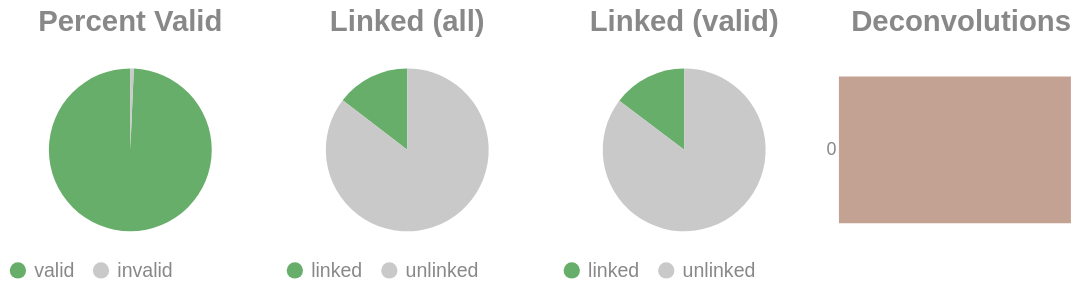

Notebook code cell kept with this figure:
### Code cell
if SKIPLR:
    pass
else:
    clash = Counter()
    for i in valids['molecule'].to_list():
        _mol = i.split("-")
        if len(_mol) == 1:
            clash.update('0')
        else:
            clash.update(_mol[-1])

    _d = {"deconvolutions": [], 'count': []}
    for k,v in clash.items():
        _d['deconvolutions'].append(k)
        _d['count'].append(v)

    tot_valid = valids['reads'].sum()
    mask = valids['reads'] >= 2
    n_linked_reads = valids.filter(mask)['reads'].sum()
    if n_linked_reads == 0:
        print_html("No linked molecules (>=2 reads) were detected; skipping linked-only distributions.")
        SKIPLR = True
    else:
        perc_valid = round(tot_valid / n_reads, 4)
        linked_perc_abs = round(n_linked_reads / n_reads, 4)
        linked_perc = round(n_linked_reads / tot_valid, 4)

    _valid = pl.DataFrame({"valids": ['valid', 'invalid'], "count": [tot_valid, n_reads - tot_valid]})
    _linked_abs = pl.DataFrame({"linked (absolute)": ['linked', 'unlinked'], "count": [n_linked_reads, n_reads - n_linked_reads]})
    _linked_rel = pl.DataFrame({"linked (valids)": ['linked', 'unlinked'], "count": [n_linked_reads, tot_valid - n_linked_reads]})

    (
        alt.hconcat(
            piechart(_valid, goodval = 'valid', title = "Percent Valid"),
            piechart(_linked_abs, goodval = "linked", title =  "Linked (all)"),
            piechart(_linked_rel, goodval = "linked", title =  "Linked (valid)"),
            convolutionbar(pl.DataFrame(_d), title = "Deconvolutions"),
            center = True,
            bounds = 'flush'
        )
        .resolve_scale(color='independent')
        .resolve_legend('independent')
        .properties(usermeta={'embedOptions': {"actions": False}})
    ).display()

### Figure 1 — Vega-Lite specification as saved in the notebook (floating-point values rounded to 4 significant figures)
{"width": "container", "height": 400, "config": {"title": {"anchor": "start", "dy": -15, "fontSize": 18, "color": "#888888", "subtitleColor": "#888888", "subtitleFontSize": 14}, "arc": {"fill": "#0072B2"}, "axis": {"domainColor": "#888888", "domainWidth": 0.5, "gridWidth": 0.2, "grid": false, "titleFontWeight": 400, "titleFontSize": 15, "labelFontSize": 11, "labelColor": "#888888", "tickColor": "#888888", "tickWidth": 0.2, "titleColor": "#888888"}, "axisBand": {"grid": false}, "axisX": {"grid": true, "tickSize": 10, "domainCap": "round"}, "axisY": {"domain": false, "grid": true, "tickSize": 0, "domainCap": "round"}, "background": "transparent", "header": {"labelFontSize": 15, "labelColor": "#888888", "titleFontSize": 15, "titleFontWeight": 600, "titleColor": "#888888"}, "legend": {"labelFont": "sans-serif", "labelFontSize": 12, "labelColor": "#888888", "symbolSize": 100, "symbolType": "circle", "titleFontSize": 12, "titlePadding": 10, "titleColor": "#888888", "title": null}, "range": {"category": ["#E69F00", "#56B4E9", "#009E73", "#F0E442", "#0072B2", "#D55E00", "#CC79A7", "#000000"], "diverging": ["#cfe8f3", "#a2d4ec", "#73bfe2", "#46abdb", "#1696d2", "#12719e"]}, "area": {"fill": "#0072B2", "fillOpacity": 0.7, "line": true, "strokeOpacity": 0.7}, "line": {"color": "#0072B2", "stroke": "#0072B2", "strokeWidth": 2}, "trail": {"color": "#0072B2", "stroke": "#0072B2", "strokeWidth": 0, "size": 1}, "point": {"filled": true, "fillOpacity": 1.0, "size": 95}, "text": {"color": "#888888", "fontSize": 11, "align": "right", "fontWeight": 400, "size": 11}, "bar": {"fill": "#0072B2", "stroke": null}, "view": {"stroke": null, "continuousWidth": 660, "continuousHeight": 400}}, "hconcat": [{"data": {"name": "data-25cbde66f1775f6eb9c061f6200e03b6"}, "mark": {"type": "arc"}, "encoding": {"color": {"field": "valids", "legend": {"orient": "bottom", "title": null}, "scale": {"domain": ["valid", "invalid"], "range": ["#68ae6b", "#C9C9C9"]}, "title": "Valids", "type": "nominal"}, "theta": {"field": "count", "type": "quantitative"}, "tooltip": [{"field": "valids", "title": "Valids", "type": "ordinal"}, {"field": "percent", "format": ".2%", "title": "Percent", "type": "quantitative"}, {"field": "count", "title": "Count", "type": "quantitative"}]}, "height": 100, "title": {"text": "Percent Valid", "align": "center", "anchor": "middle"}, "transform": [{"calculate": "datum.count / 2701878", "as": "percent"}], "width": 150}, {"data": {"name": "data-89b190d20c7a79507b519fd2682d3aed"}, "mark": {"type": "arc"}, "encoding": {"color": {"field": "linked (absolute)", "legend": {"orient": "bottom", "title": null}, "scale": {"domain": ["linked", "unlinked"], "range": ["#68ae6b", "#C9C9C9"]}, "title": "Linked (Absolute)", "type": "nominal"}, "theta": {"field": "count", "type": "quantitative"}, "tooltip": [{"field": "linked (absolute)", "title": "Linked (Absolute)", "type": "ordinal"}, {"field": "percent", "format": ".2%", "title": "Percent", "type": "quantitative"}, {"field": "count", "title": "Count", "type": "quantitative"}]}, "height": 100, "title": {"text": "Linked (all)", "align": "center", "anchor": "middle"}, "transform": [{"calculate": "datum.count / 2701878", "as": "percent"}], "width": 150}, {"data": {"name": "data-77622701c83d3e2717c66d165c48952e"}, "mark": {"type": "arc"}, "encoding": {"color": {"field": "linked (valids)", "legend": {"orient": "bottom", "title": null}, "scale": {"domain": ["linked", "unlinked"], "range": ["#68ae6b", "#C9C9C9"]}, "title": "Linked (Valids)", "type": "nominal"}, "theta": {"field": "count", "type": "quantitative"}, "tooltip": [{"field": "linked (valids)", "title": "Linked (Valids)", "type": "ordinal"}, {"field": "percent", "format": ".2%", "title": "Percent", "type": "quantitative"}, {"field": "count", "title": "Count", "type": "quantitative"}]}, "height": 100, "title": {"text": "Linked (valid)", "align": "center", "anchor": "middle"}, "transform": [{"calculate": "datum.count / 2683308", "as": "percent"}], "width": 150}, {"data": {"name": "data-e366f1e78bb79902109a283a8eab28b2"}, "mark": {"type": "bar"}, "encoding": {"color": {"field": "deconvolutions", "legend": null, "scale": {"scheme": "lightgreyred"}, "type": "nominal"}, "tooltip": [{"field": "deconvolutions", "title": "Deconvolutions", "type": "ordinal"}, {"field": "percent", "format": ".2%", "title": "Percent", "type": "quantitative"}, {"field": "count", "title": "Count", "type": "quantitative"}], "x": {"axis": null, "field": "count", "type": "quantitative"}, "y": {"field": "deconvolutions", "sort": "ascending", "title": null, "type": "nominal"}}, "height": 100, "title": {"text": "Deconvolutions", "align": "center", "anchor": "middle"}, "transform": [{"calculate": "datum.count / 2468461", "as": "percent"}], "width": 150}], "bounds": "flush", "center": true, "resolve": {"legend": {"angle": "independent"}, "scale": {"color": "independent"}}, "usermeta": {"embedOptions": {"actions": false}}, "$schema": "https://vega.github.io/schema/vega-lite/v6.1.0.json", "datasets": {"data-25cbde66f1775f6eb9c061f6200e03b6": [{"valids": "valid", "count": 2683308}, {"valids": "invalid", "count": 18570}], "data-89b190d20c7a79507b519fd2682d3aed": [{"linked (absolute)": "linked", "count": 393661}, {"linked (absolute)": "unlinked", "count": 2308217}], "data-77622701c83d3e2717c66d165c48952e": [{"linked (valids)": "linked", "count": 393661}, {"linked (valids)": "unlinked", "count": 2289647}], "data-e366f1e78bb79902109a283a8eab28b2": [{"deconvolutions": "0", "count": 2468461}]}}
